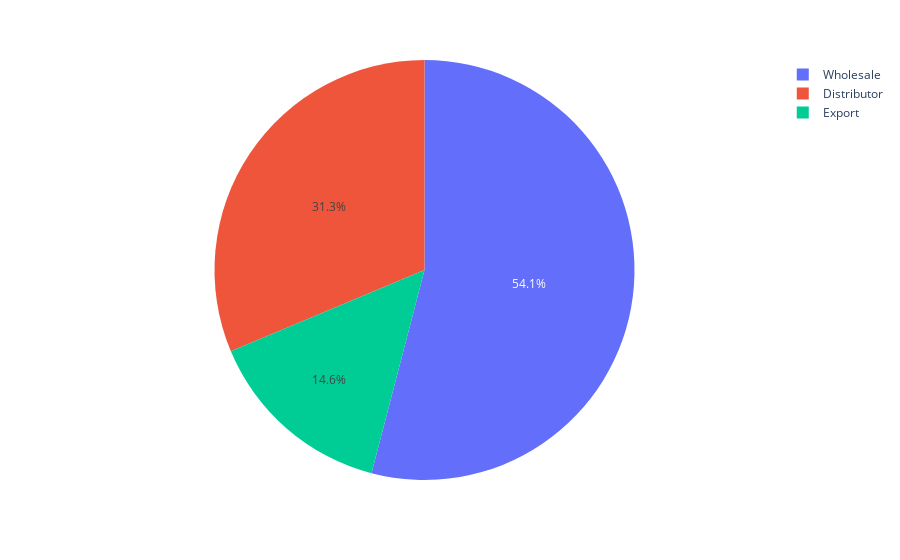

The notebook cell this image was saved under:
### Markdown cell above
### INSIGHTS ---

Products 18 and 28 lead with average profit margins of approximately \$8.0–8.3 K, followed closely by Product 5 and Product 11 around \$7.9–8.0 K.

Mid-tier performers like Products 12, 26, and 21 cluster in the \$7.7–7.8 K range, while the bottom tier (Products 4, 16, and 1) fall between \$7.4–7.6 K.

Focusing on margin optimization strategies from top performers may help elevate overall product profitability.

### Code cell
chan_sales=df.groupby('channel')['revenue'].sum().sort_values(ascending=False).reset_index()
px.pie(data_frame=chan_sales,names='channel',values='revenue')

### Figure 1 — Plotly figure (JSON) as saved in the notebook; plotly's stock layout.template omitted (floating-point values rounded to 4 significant figures)
{"data": [{"domain": {"x": [0, 1], "y": [0, 1]}, "hovertemplate": "channel=%{label}<br>revenue=%{value}<extra></extra>", "labels": ["Wholesale", "Distributor", "Export"], "legendgroup": "", "name": "", "showlegend": true, "type": "pie", "values": [668200000.0, 387100000.0, 180600000.0]}], "layout": {"legend": {"tracegroupgap": 0}, "margin": {"t": 60}}}
